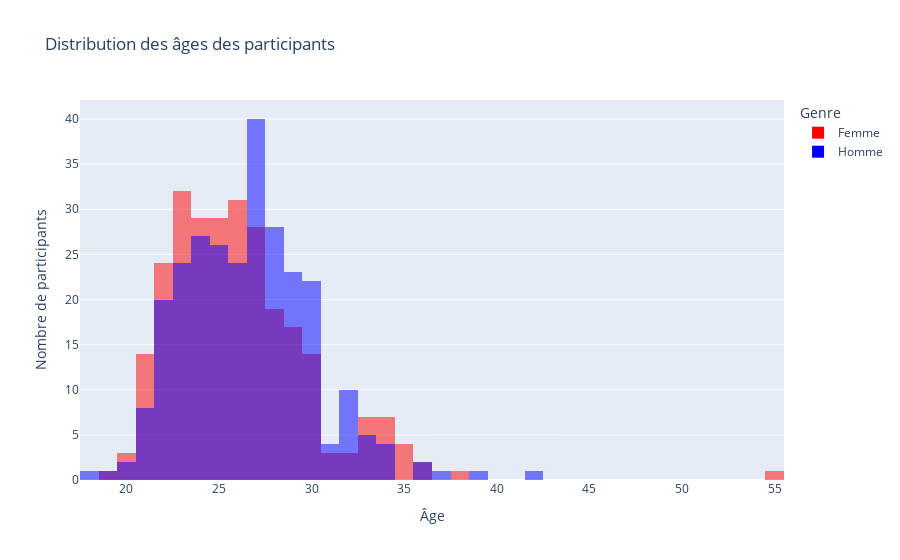

Source (notebook cell):
### Code cell
gender_mapping = {0: 'Femme', 1: 'Homme'}
df_unique['gender_label'] = df_unique['gender'].map(gender_mapping)

# Créer l'histogramme
fig = px.histogram(
    df_unique,
    x='age',
    color='gender_label',  # Utiliser la colonne 'gender_label' pour colorer les barres
    title="Distribution des âges des participants",
    labels={'age': 'Âge', 'gender_label': 'Genre'},
    nbins=50,
    barmode='overlay',
    color_discrete_map={'Femme': 'red', 'Homme': 'blue'}  # Définir les couleurs pour chaque genre
)

# Mettre à jour les traces pour formater les étiquettes sans décimales
for i in range(len(fig.data)):
    fig.data[i].hovertemplate = 'Âge: %{x}<br>Genre: %{customdata[0]}<br>Count: %{y}<extra></extra>'
    fig.data[i].customdata = df_unique[df_unique['gender_label'] == fig.data[i].name][['gender_label']]

# Changer le label de l'axe des ordonnées
fig.update_layout(yaxis_title="Nombre de participants")

fig.show()

### Figure 1 — Plotly figure (JSON) as saved in the notebook; plotly's stock layout.template omitted (floating-point values rounded to 4 significant figures; data arrays with more than 128 entries replaced by an {"elided": "..."} marker saying what was removed)
{"data": [{"bingroup": "x", "customdata": {"elided": "274x1 str values"}, "hovertemplate": "Âge: %{x}<br>Genre: %{customdata[0]}<br>Count: %{y}<extra></extra>", "legendgroup": "Femme", "marker": {"color": "red", "opacity": 0.5, "pattern": {"shape": ""}}, "name": "Femme", "nbinsx": 50, "orientation": "v", "showlegend": true, "type": "histogram", "x": {"elided": "274 float values"}, "xaxis": "x", "yaxis": "y"}, {"bingroup": "x", "customdata": {"elided": "277x1 str values"}, "hovertemplate": "Âge: %{x}<br>Genre: %{customdata[0]}<br>Count: %{y}<extra></extra>", "legendgroup": "Homme", "marker": {"color": "blue", "opacity": 0.5, "pattern": {"shape": ""}}, "name": "Homme", "nbinsx": 50, "orientation": "v", "showlegend": true, "type": "histogram", "x": {"elided": "277 float values"}, "xaxis": "x", "yaxis": "y"}], "layout": {"barmode": "overlay", "legend": {"title": {"text": "Genre"}, "tracegroupgap": 0}, "title": {"text": "Distribution des âges des participants"}, "xaxis": {"anchor": "y", "domain": [0, 1], "title": {"text": "Âge"}}, "yaxis": {"anchor": "x", "domain": [0, 1], "title": {"text": "Nombre de participants"}}}}
